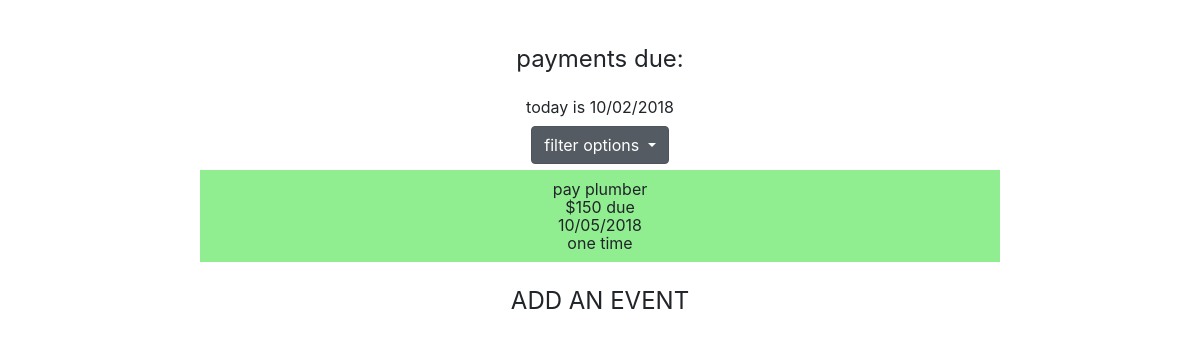
Page /results.php?ACTION=VIEW&FILTER=1 on the committed database.
### tables this page shows
CREATE TABLE `PAYMENTS` (
  `ID` int(11) NOT NULL AUTO_INCREMENT,
  `EVENT_NAME` varchar(255) DEFAULT NULL,
  `EVENT_DESCRITPION` longtext,
  `DUE_DATE` date DEFAULT NULL,
  `EVENT_TYPE` varchar(255) DEFAULT NULL,
  PRIMARY KEY (`ID`),
  UNIQUE KEY `PAYMENTS_ID_uindex` (`ID`)
);

### get_data.inc.php (the view, shortened to what this page needs)
<?php
function view_data(){
    switch($_GET['FILTER']){
        case '1':
            $filter = " WHERE EVENT_TYPE = 'one time' ";
            break;
    }
    $query = "SELECT * FROM PAYMENTS".$filter."ORDER BY DUE_DATE DESC ";
    $results = mysqli_query(Database::$conn,$query);
    $html_out='';
    if ($results->num_rows > 0) {
        while($row = $results->fetch_assoc()) {
            if ($row['DUE_DATE']>date("Y-m-d")){
                $background = 'background-color: lightgreen';
            }
            elseif ($row['DUE_DATE']==date("Y-m-d")){
                $background = 'background-color: lightgoldenrodyellow';
            }
            elseif ($row['DUE_DATE']<date("Y-m-d")){
                $background = 'background-color: lightpink';
            }
            $name        = $row['EVENT_NAME'];
            $date        = $row['DUE_DATE'];
            $date = explode('-',$date);
            $date = $date[1].'/'.$date[2].'/'.$date[0];
            $description = $row['EVENT_DESCRITPION'];
            $type        = $row['EVENT_TYPE'];
            $html_out.="
                <div class='row common-padding-top-5'>
                    <div class='col-md-8 offset-md-2 common-padding-10' style='$background'>
                        <div class='text-center'>
                            $name
                        </div>
                        <div class='text-center'>
                            $description
                        </div>
                        <div class='text-center'>
                            $date
                        </div>
                        <div class='text-center'>
                            $type
                        </div>
                    </div>
                </div>
            ";
        }
        print $html_out;
    } else {
        echo "No results found";
    }
}

### css/common.css (style rules this page uses)
html, body { font-size: 16px; line-height: 18px; }
.common-padding-10 { padding: 10px !important; }
.common-padding-top-5 { padding-top: 5px !important; }

### rows in the picture
payments: EVENT_NAME "pay plumber", EVENT_DESCRITPION "$150 due", DUE_DATE "10/05/2018", EVENT_TYPE "one time"
